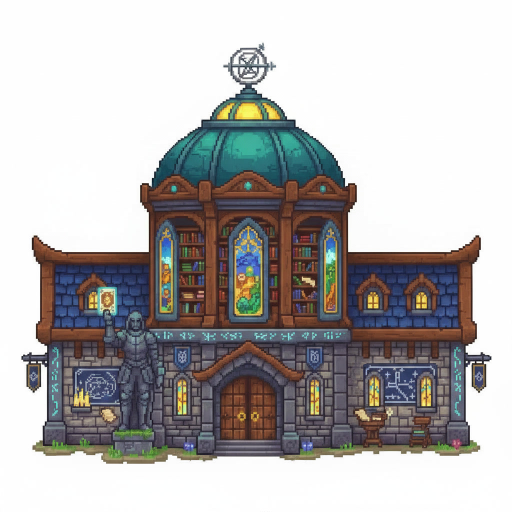
#> input picture card-engine/scripts/bg-harness/refs/archivist/leonardo-original.jpg, 1024 x 1024 px (shown at 1/2 size)
$ python prepare_parallax_loops.py refs/archivist/leonardo-original.jpg out.png
#> lines starting #> are read from the running program, lines starting #| are printed output that depends on the picture
#!/usr/bin/env python3
"""Build compact, horizontally seamless parallax strips for the art preview.

Each source is cropped to its alpha bounds, reduced to the shared chunky pixel
scale, palette-limited, then paired with its horizontal mirror.  The mirrored
pair makes both the middle join and the outer repeat join exact without another
paid/generated image.
"""

from __future__ import annotations

import argparse
from pathlib import Path

import numpy as np
from PIL import Image, ImageOps


def prepare(source: Path, output: Path, colors: int) -> None:
#> called with colors = 12
    image = Image.open(source).convert("RGBA")
    alpha = image.getchannel("A")
#> alpha: PIL image 1024x1024 L; every value is 255
    bbox = alpha.getbbox()
#> bbox = (0, 0, 1024, 1024)
    if not bbox:
        raise ValueError(f"{source} has no visible pixels")

    image = image.crop(bbox)
    target_width = max(1, image.width // 2)
#> target_width = 512
    target_height = max(1, round(image.height * target_width / image.width))
#> target_height = 512
    image = image.resize((target_width, target_height), Image.Resampling.NEAREST)
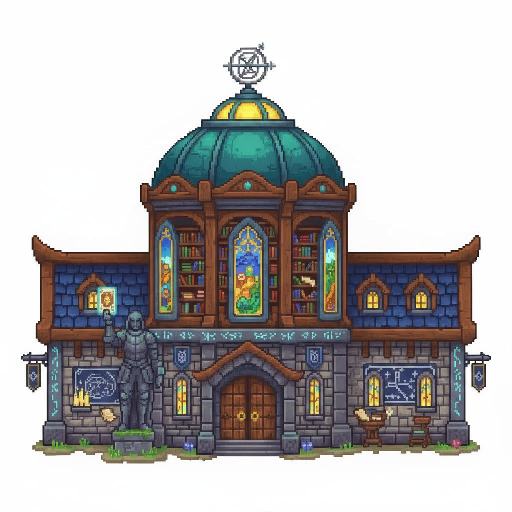
#> image: PIL image 512x512 RGBA; mean R, G, B, A 180.4, 178.2, 177.9, 255

    # Pixel actors need crisp silhouettes.  Remove the soft chroma matte before
    # palette reduction so no translucent magenta/green fringe survives.
    hard_alpha = image.getchannel("A").point(lambda value: 255 if value >= 128 else 0)
#> hard_alpha: PIL image 512x512 L; every value is 255
    reduced = image.convert("RGB").quantize(colors=colors).convert("RGBA")
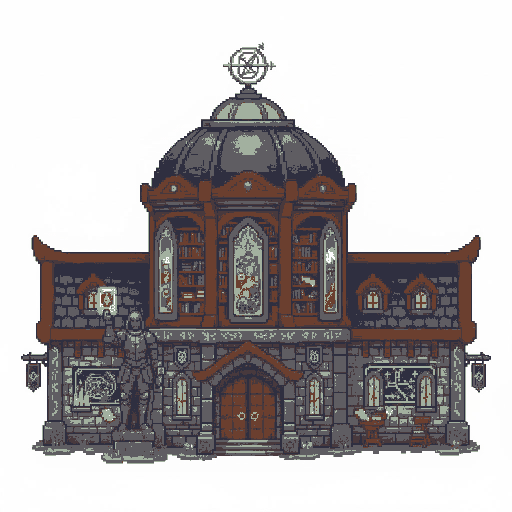
#> reduced: PIL image 512x512 RGBA; mean R, G, B, A 180.8, 176.6, 177.4, 255
    reduced.putalpha(hard_alpha)

    pair = Image.new("RGBA", (reduced.width * 2, reduced.height))
#> pair: PIL image 1024x512 RGBA; every value is 0
    pair.alpha_composite(reduced, (0, 0))
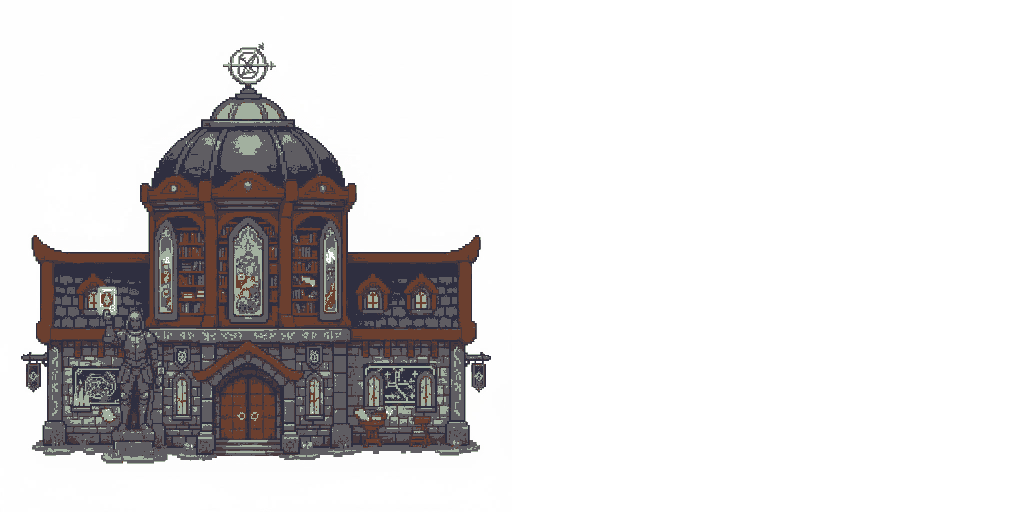
#> pair: PIL image 1024x512 RGBA; mean R, G, B, A 90.4, 88.3, 88.7, 127.5; transparent parts drawn white
    pair.alpha_composite(ImageOps.mirror(reduced), (reduced.width, 0))
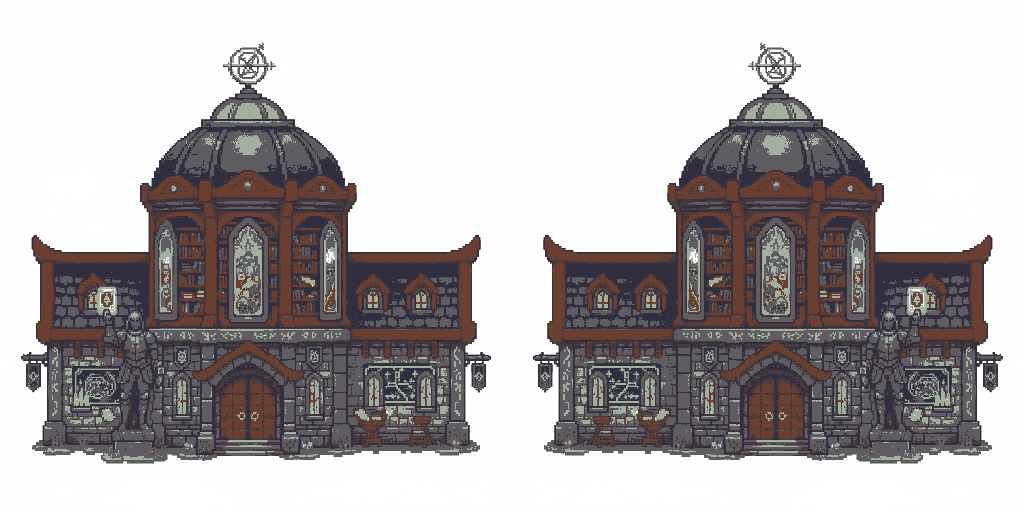
#> pair: PIL image 1024x512 RGBA; mean R, G, B, A 180.8, 176.6, 177.4, 255

    pixels = np.asarray(pair).copy()
    pixels[pixels[:, :, 3] == 0, :3] = 0
    pair = Image.fromarray(pixels, "RGBA")

    output.parent.mkdir(parents=True, exist_ok=True)
    pair.save(output, optimize=True)
#> (the run stopped early here; a loop or call above may not have finished)

$ run again, on card-engine/scripts/bg-harness/refs/archivist/cand-3-1f19296d.jpg
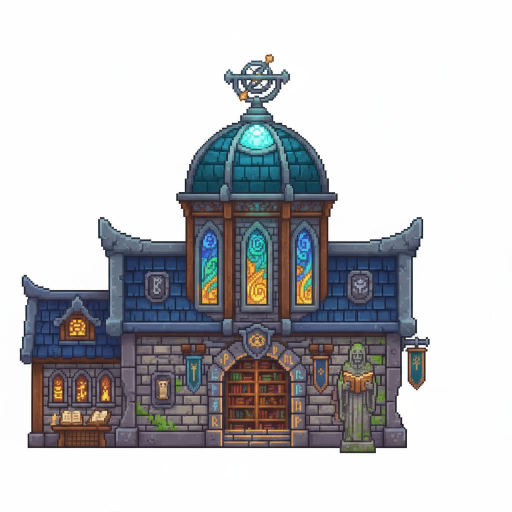
#> input picture card-engine/scripts/bg-harness/refs/archivist/cand-3-1f19296d.jpg, 1024 x 1024 px (shown at 1/2 size)
#> alpha: PIL image 1024x1024 L; every value is 255
#> bbox = (0, 0, 1024, 1024)
#> hard_alpha: PIL image 512x512 L; every value is 255
#> in prepare, `reduced = image.convert("RGB").quantize(colors=colors).convert("RGBA")`:
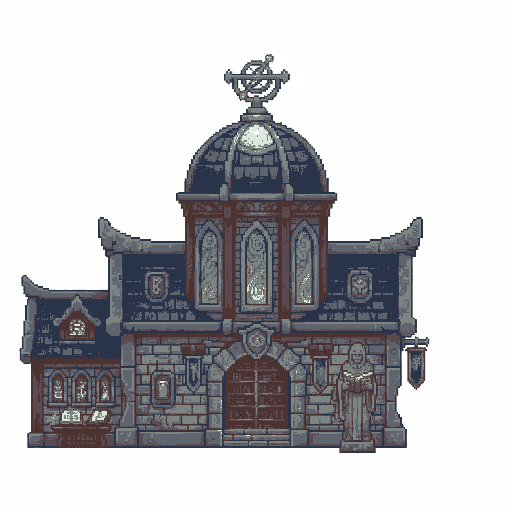
#> reduced: PIL image 512x512 RGBA; mean R, G, B, A 192.7, 192.4, 195.1, 255
#> in prepare, `pair.alpha_composite(ImageOps.mirror(reduced), (reduced.width, 0))`:
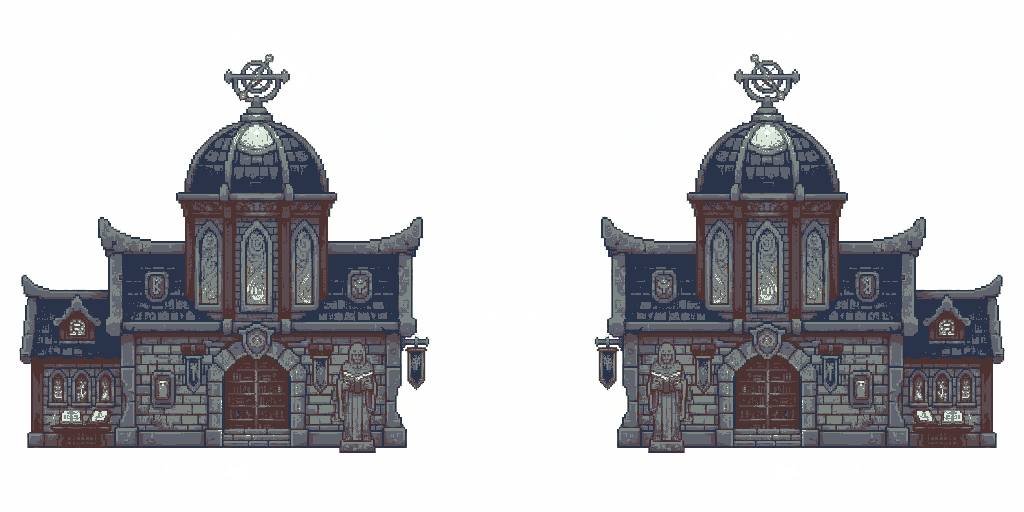
#> pair: PIL image 1024x512 RGBA; mean R, G, B, A 192.7, 192.4, 195.1, 255

$ run again, on card-engine/scripts/bg-harness/refs/archivist/cand-4-1f19296c.jpg
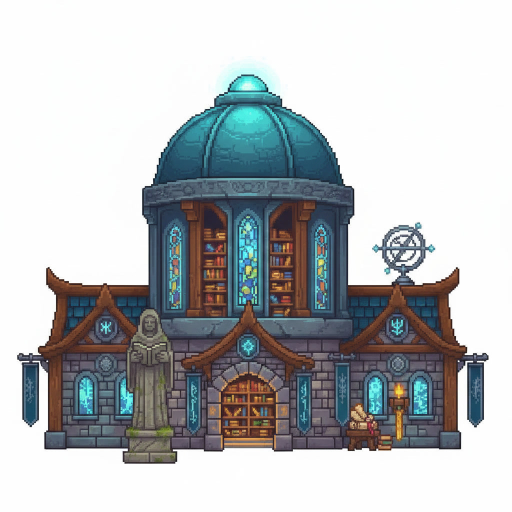
#> input picture card-engine/scripts/bg-harness/refs/archivist/cand-4-1f19296c.jpg, 1024 x 1024 px (shown at 1/2 size)
#> alpha: PIL image 1024x1024 L; every value is 255
#> bbox = (0, 0, 1024, 1024)
#> hard_alpha: PIL image 512x512 L; every value is 255
#> in prepare, `reduced = image.convert("RGB").quantize(colors=colors).convert("RGBA")`:
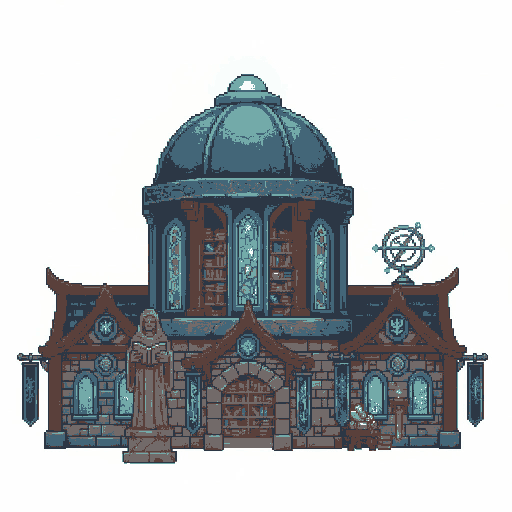
#> reduced: PIL image 512x512 RGBA; mean R, G, B, A 182.8, 186.2, 188.7, 255
#> in prepare, `pair.alpha_composite(ImageOps.mirror(reduced), (reduced.width, 0))`:
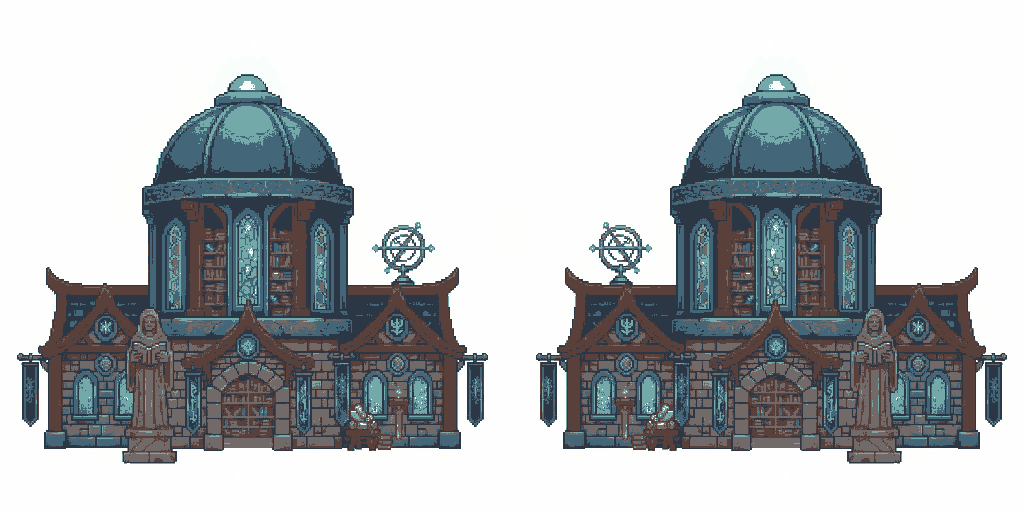
#> pair: PIL image 1024x512 RGBA; mean R, G, B, A 182.8, 186.2, 188.7, 255
